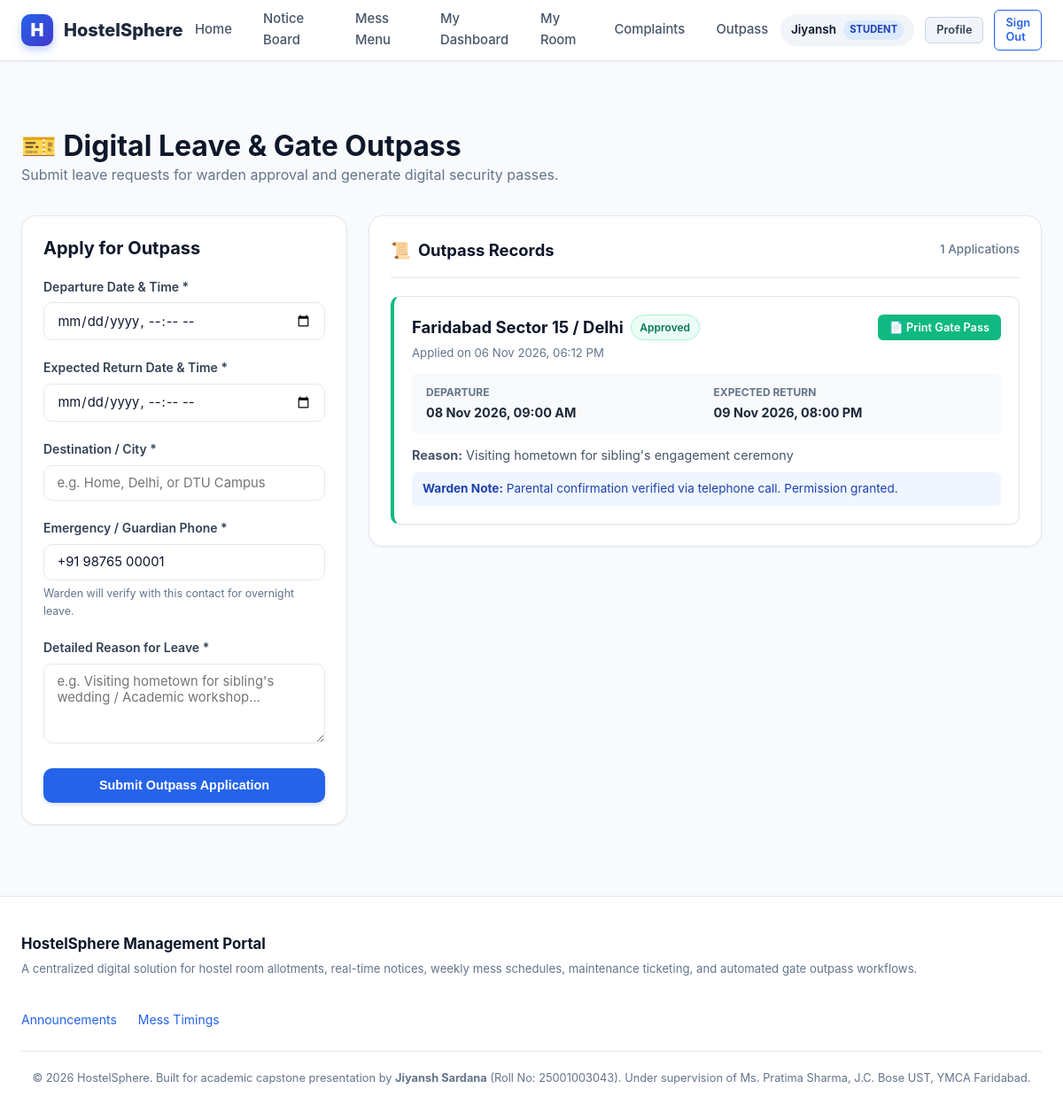
The app's page /student/outpass (signed in) with its own data.
### tables this page shows
CREATE TABLE users (
    id INTEGER PRIMARY KEY AUTOINCREMENT,
    username TEXT UNIQUE NOT NULL,           -- Roll number for students or 'admin' for warden
    full_name TEXT NOT NULL,
    email TEXT UNIQUE NOT NULL,
    password_hash TEXT NOT NULL,
    role TEXT NOT NULL CHECK(role IN ('student', 'admin')),
    phone TEXT,
    guardian_name TEXT,
    guardian_phone TEXT,
    branch TEXT,                             -- e.g., 'Computer Engineering'
    semester INTEGER,                        -- e.g., 3
    gender TEXT CHECK(gender IN ('Male', 'Female', 'Other')),
    created_at TIMESTAMP DEFAULT CURRENT_TIMESTAMP
);

CREATE TABLE outpasses (
    id INTEGER PRIMARY KEY AUTOINCREMENT,
    user_id INTEGER NOT NULL,
    departure_time DATETIME NOT NULL,
    expected_return DATETIME NOT NULL,
    actual_return DATETIME,
    reason TEXT NOT NULL,
    destination TEXT NOT NULL,
    emergency_contact TEXT NOT NULL,
    status TEXT DEFAULT 'Pending' CHECK(status IN ('Pending', 'Approved', 'Rejected', 'Returned')),
    admin_remarks TEXT,
    reviewed_by INTEGER,
    created_at TIMESTAMP DEFAULT CURRENT_TIMESTAMP,
    reviewed_at TIMESTAMP,
    FOREIGN KEY (user_id) REFERENCES users(id) ON DELETE CASCADE,
    FOREIGN KEY (reviewed_by) REFERENCES users(id) ON DELETE SET NULL
);

### app.py (the view, shortened to what this page needs)
@app.route('/student/outpass', methods=['GET', 'POST'])
@student_required
def student_outpass():
    user_id = session['user_id']
    user = query_db("SELECT * FROM users WHERE id = ?", (user_id,), one=True)
    outpasses_list = query_db("""
        SELECT * FROM outpasses
        WHERE user_id = ?
        ORDER BY created_at DESC
    """, (user_id,))
    return render_template('outpass.html', outpasses=outpasses_list, user=user)

### app.py (called while the page is built)
@app.context_processor
def inject_globals():
    user = None
    if 'user_id' in session:
        user = query_db("SELECT * FROM users WHERE id = ?", (session['user_id'],), one=True)
    days = ['Monday', 'Tuesday', 'Wednesday', 'Thursday', 'Friday', 'Saturday', 'Sunday']
    today_name = datetime.datetime.now().strftime('%A')
    return {
        'current_user': user,
        'current_year': datetime.datetime.now().year,
        'days_of_week': days,
        'today_name': today_name
    }

@app.template_filter('format_datetime')
def format_datetime(value, format_str='%d %b %Y, %I:%M %p'):
    if not value:
        return 'N/A'
    for fmt in ('%Y-%m-%d %H:%M:%S', '%Y-%m-%dT%H:%M:%S', '%Y-%m-%d'):
        try:
            dt = datetime.datetime.strptime(str(value).split('.')[0], fmt)
            return dt.strftime(format_str)
        except ValueError:
            pass
    return str(value)

def student_required(f):
    @wraps(f)
    def decorated_function(*args, **kwargs):
        if 'user_id' not in session:
            flash("Student login required.", "warning")
            return redirect(url_for('login', next=request.path))
        if session.get('role') != 'student':
            flash("Access denied: Student account required.", "danger")
            return redirect(url_for('admin_dashboard'))
        return f(*args, **kwargs)
    return decorated_function

### database.py (called while the page is built)
def get_db():
    db = getattr(g, '_database', None)
    if db is None:
        db = g._database = sqlite3.connect(DATABASE)
        db.row_factory = sqlite3.Row
        db.execute("PRAGMA foreign_keys = ON")
    return db

def close_connection(exception):
    db = getattr(g, '_database', None)
    if db is not None:
        db.close()

def query_db(query, args=(), one=False):
    cur = get_db().execute(query, args)
    rv = cur.fetchall()
    cur.close()
    return (rv[0] if rv else None) if one else rv

### templates/outpass.html (shortened to what this page needs)
{% extends 'base.html' %}
{% block content %}
<div style="display: flex; justify-content: space-between; align-items: center; margin-bottom: 2rem; flex-wrap: wrap; gap: 1rem;">
  <div>
    <h1>🎫 Digital Leave & Gate Outpass</h1>
    <p style="color: var(--text-muted); margin: 0;">
      Submit leave requests for warden approval and generate digital security passes.
    </p>
  </div>
</div>
<div class="grid grid-cols-3">
  <div>
    <div class="card" style="position: sticky; top: 5.5rem;">
      <h3 style="margin-bottom: 1.25rem;">Apply for Outpass</h3>
      <form method="POST" action="{{ url_for('student_outpass') }}">
        <div class="form-group">
          <label class="form-label" for="departure_time">Departure Date & Time *</label>
          <input type="datetime-local" id="departure_time" name="departure_time" class="form-control" required>
        </div>
        <div class="form-group">
          <label class="form-label" for="expected_return">Expected Return Date & Time *</label>
          <input type="datetime-local" id="expected_return" name="expected_return" class="form-control" required>
        </div>
        <div class="form-group">
          <label class="form-label" for="destination">Destination / City *</label>
          <input type="text" id="destination" name="destination" class="form-control"
                 placeholder="e.g. Home, Delhi, or DTU Campus" required>
        </div>
        <div class="form-group">
          <label class="form-label" for="emergency_contact">Emergency / Guardian Phone *</label>
          <input type="tel" id="emergency_contact" name="emergency_contact" class="form-control"
                 value="{{ user.guardian_phone or user.phone or '' }}" placeholder="+91 98765 00000" required>
          <div class="form-hint">Warden will verify with this contact for overnight leave.</div>
        </div>
        <div class="form-group">
          <label class="form-label" for="reason">Detailed Reason for Leave *</label>
          <textarea id="reason" name="reason" class="form-control"
                    placeholder="e.g. Visiting hometown for sibling's wedding / Academic workshop..." required></textarea>
        </div>
        <button type="submit" class="btn btn-primary" style="width: 100%;">
          Submit Outpass Application
        </button>
      </form>
    </div>
  </div>
  <div style="grid-column: span 2;">
    <div class="card">
      <div class="card-header">
        <div class="card-title">
          <span>📜</span>
          <span>Outpass Records</span>
        </div>
        <span style="font-size: 0.85rem; color: var(--text-muted); font-weight: 500;">
          {{ outpasses|length }} Applications
        </span>
      </div>
      {% if outpasses %}
        <div style="display: flex; flex-direction: column; gap: 1.25rem;">
          {% for o in outpasses %}
            <div style="border: 1px solid var(--border-color); border-radius: var(--radius-md); padding: 1.25rem; background: white; box-shadow: var(--shadow-sm); {% if o.status == 'Approved' %}border-left: 4px solid var(--success);{% elif o.status == 'Pending' %}border-left: 4px solid var(--warning);{% endif %}">
              <div style="display: flex; justify-content: space-between; align-items: flex-start; margin-bottom: 0.75rem; gap: 1rem;">
                <div>
                  <div style="display: flex; align-items: center; gap: 0.5rem; margin-bottom: 0.25rem;">
                    <h3 style="font-size: 1.15rem; margin: 0;">{{ o.destination }}</h3>
                    <span class="badge badge-{{ o.status|lower }}">{{ o.status }}</span>
                  </div>
                  <div style="font-size: 0.825rem; color: var(--text-muted);">
                    Applied on {{ o.created_at|format_datetime }}
                  </div>
                </div>
                {% if o.status == 'Approved' %}
                  <a href="{{ url_for('view_gate_pass', outpass_id=o.id) }}" class="btn btn-sm btn-success" target="_blank">
                    📄 Print Gate Pass
                  </a>
                {% endif %}
              </div>
              <div style="display: grid; grid-template-columns: repeat(2, 1fr); gap: 1rem; background: #f8fafc; padding: 0.75rem 1rem; border-radius: var(--radius-sm); margin-bottom: 0.75rem;">
                <div>
                  <span style="font-size: 0.75rem; text-transform: uppercase; color: var(--text-muted); font-weight: 700; display: block;">Departure</span>
                  <strong style="color: #1e293b; font-size: 0.9rem;">{{ o.departure_time|format_datetime }}</strong>
                </div>
                <div>
                  <span style="font-size: 0.75rem; text-transform: uppercase; color: var(--text-muted); font-weight: 700; display: block;">Expected Return</span>
                  <strong style="color: #1e293b; font-size: 0.9rem;">{{ o.expected_return|format_datetime }}</strong>
                </div>
              </div>
              <p style="font-size: 0.9rem; color: #475569; margin-bottom: 0.5rem;">
                <strong>Reason:</strong> {{ o.reason }}
              </p>
              {% if o.admin_remarks %}
                <div style="font-size: 0.85rem; padding: 0.5rem 0.75rem; background: #eff6ff; border-radius: var(--radius-sm); color: #1e40af; margin-top: 0.5rem;">
                  <strong>Warden Note:</strong> {{ o.admin_remarks }}
                </div>
              {% endif %}
            </div>
          {% endfor %}
        </div>
      {% endif %}
    </div>
  </div>
</div>
{% endblock %}

### templates/base.html (shortened to what this page needs)
<!DOCTYPE html>
<html lang="en">
<head>
  <link rel="stylesheet" href="{{ url_for('static', filename='css/style.css') }}">
</head>
<body>
  <header class="navbar">
    <div class="container">
      <a href="{{ url_for('index') }}" class="brand-link">
        <div class="brand-icon">H</div>
        <span>HostelSphere</span>
      </a>
      <nav>
        <ul class="nav-links">
          <li class="nav-item"><a href="{{ url_for('index') }}">Home</a></li>
          <li class="nav-item"><a href="{{ url_for('notices') }}">Notice Board</a></li>
          <li class="nav-item"><a href="{{ url_for('mess_menu') }}">Mess Menu</a></li>
          {% if current_user %}
            {% if current_user.role == 'student' %}
              <li class="nav-item"><a href="{{ url_for('student_dashboard') }}">My Dashboard</a></li>
              <li class="nav-item"><a href="{{ url_for('student_room') }}">My Room</a></li>
              <li class="nav-item"><a href="{{ url_for('student_complaints') }}">Complaints</a></li>
              <li class="nav-item"><a href="{{ url_for('student_outpass') }}">Outpass</a></li>
            {% endif %}
          {% endif %}
        </ul>
      </nav>
      <div class="nav-actions">
        {% if current_user %}
          <div class="user-badge">
            <span>{{ current_user.full_name.split(' ')[0] }}</span>
            <span class="role-tag {{ current_user.role }}">{{ current_user.role }}</span>
          </div>
          <a href="{{ url_for('profile') }}" class="btn btn-secondary btn-sm" title="My Profile">Profile</a>
          <a href="{{ url_for('logout') }}" class="btn btn-outline btn-sm">Sign Out</a>
        {% else %}
          <a href="{{ url_for('login') }}" class="btn btn-secondary btn-sm">Sign In</a>
          <a href="{{ url_for('register') }}" class="btn btn-primary btn-sm">Register</a>
        {% endif %}
      </div>
    </div>
  </header>
  <main class="main-content">
    <div class="container">
      {% block content %}{% endblock %}
    </div>
  </main>
  <footer class="footer">
    <div class="container">
      <div class="footer-content">
        <div>
          <strong style="color: var(--text-main); font-size: 1.05rem;">HostelSphere Management Portal</strong>
          <p style="margin-top: 0.25rem; font-size: 0.825rem;">
            A centralized digital solution for hostel room allotments, real-time notices, weekly mess schedules, maintenance ticketing, and automated gate outpass workflows.
          </p>
        </div>
        <ul class="footer-links">
          <li><a href="{{ url_for('notices') }}">Announcements</a></li>
          <li><a href="{{ url_for('mess_menu') }}">Mess Timings</a></li>
        </ul>
      </div>
      <div class="footer-credits">
        <p>
          &copy; {{ current_year }} HostelSphere. Built for academic capstone presentation by <strong>Jiyansh Sardana</strong> (Roll No: 25001003043).
          Under supervision of Ms. Pratima Sharma, J.C. Bose UST, YMCA Faridabad.
        </p>
      </div>
    </div>
  </footer>
</body>
</html>

### records on screen
users: full_name "Jiyansh", role "STUDENT", emergency_contact "+91 98765 00001"
outpasses: destination "Faridabad Sector 15 / Delhi", status "Approved", created_at "06 Nov 2026, 06:12 PM", departure_time "08 Nov 2026, 09:00 AM", expected_return "09 Nov 2026, 08:00 PM", reason "Visiting hometown for sibling's engagement ceremony", admin_remarks "Parental confirmation verified via telephone call. Permission granted."

### other values on screen
{{ outpasses|length }} "1"
